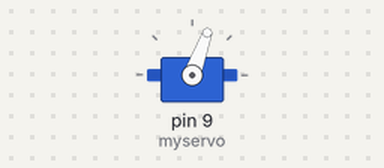
This sketch was run on a simulated Arduino Uno, built with avr-gcc and run on an emulated ATmega328P. Parts: servo.

Above: at 0.05 s.
At 1.55 s:
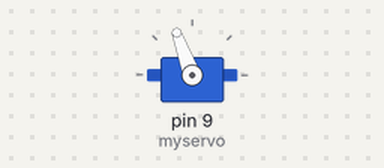
At 3.0 s:
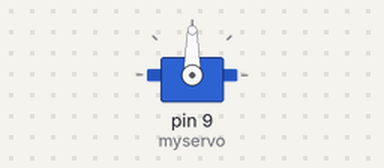
Timing chart, 0 to 6.9 s (numbered marks = the images above):
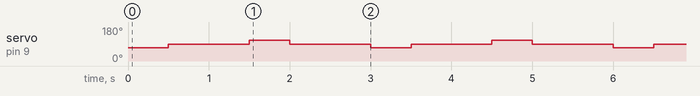

Measured:
- by itself, servo on pin 9 (myservo): repeats every 3.0 s: 110° 0.50 s, 90° 1.0 s, 70° 0.50 s, 90° 1.0 s

The sketch:

servo_motor.ino
```cpp
// Include the library
#include <Servo.h>

// Create the servo object for red chilli  by SmartFarmDIY
Servo myservo;

// Setup section to run once
void setup() {
  myservo.attach(9); // attach the servo to our servo object

  myservo.write(90);
}

// Loop to keep the motor turning!
void loop() {
  myservo.write(70); // rotate the motor counterclockwise
  delay(500); // keep rotating for 5 seconds (5000 milliseconds)

  myservo.write(90); // stop the motor
  delay(1000); // stay stopped

  myservo.write(110); // rotate the motor clockwise
  delay(500); // keep rotating for 5 seconds (5000 milliseconds)

  myservo.write(90); // stop the motor
  delay(1000); //staystopped

}
```
